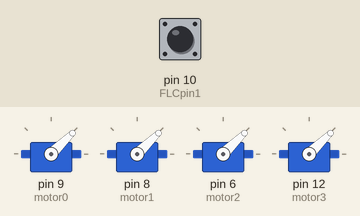
Bench run of a sketch on a simulated Arduino Uno, built with avr-gcc and run on an emulated ATmega328P. Parts: 4 × servo. Inputs (shaded band) come from the test bench; at power-on: pin 10 (FLCpin1) HIGH. What the sketch prints to the serial monitor is not drawn.

Above: at 0.6 s.
Timing chart, 0 to 2.1 s (numbered marks = the images above):
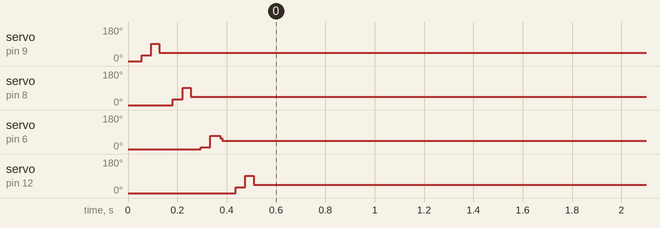

The sketch:

flc.ino
```cpp
#include <Servo.h>

#define FLCpin1 10
#define FLCpin2 11
#define Tthr 1999


Servo motor0;
Servo motor1;
Servo motor2;
Servo motor3;
void setup() {

    pinMode(FLCpin1,INPUT);//flc
    pinMode(FLCpin2,INPUT);//flc


  Serial.begin(9600);
  Serial.println("OG!");
  motor0.attach(9);
  for (int i = 0; i<1502;i++){
    motor0.writeMicroseconds(i);
  }
  for (int i = 0; i<499;i++){
    motor0.writeMicroseconds(1500-i);
  }
  motor0.writeMicroseconds(1000);
  Serial.println("FSED!");

motor1.attach(8);
  for (int i = 0; i<1502;i++){
    motor1.writeMicroseconds(i);
  }
  for (int i = 0; i<499;i++){
    motor1.writeMicroseconds(1500-i);
  }
  motor1.writeMicroseconds(1000);


  motor2.attach(6);
  for (int i = 0; i<1502;i++){
    motor2.writeMicroseconds(i);
  }
  for (int i = 0; i<499;i++){
    motor2.writeMicroseconds(1500-i);
  }
  motor2.writeMicroseconds(1000);


  motor3.attach(12);
  for (int i = 0; i<1502;i++){
    motor3.writeMicroseconds(i);
  }
  for (int i = 0; i<499;i++){
    motor3.writeMicroseconds(1500-i);
  }
  motor3.writeMicroseconds(1000);


}

void loop() {
  // put your main code here, to run repeatedly:

if(digitalRead(FLCpin1)==0&&digitalRead(FLCpin2)==1){

    motor0.writeMicroseconds(Tthr);
    motor1.writeMicroseconds(Tthr);
    motor2.writeMicroseconds(Tthr);
    motor3.writeMicroseconds(Tthr);
}else{
motor0.writeMicroseconds(1000);
motor1.writeMicroseconds(1000);
motor2.writeMicroseconds(1000);
motor3.writeMicroseconds(1000);
}
}
```

Measured:
- by itself, servo on pin 12 (motor3): 0° → 44° at 0.44 s
